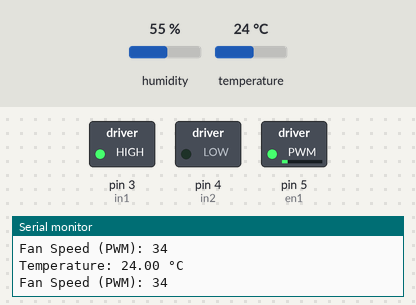
Recording of a sketch running on a simulated Arduino Uno, built with avr-gcc and run on an emulated ATmega328P. Shown: switched loads named in the sketch (green lamp = pin HIGH), the last lines printed to the serial monitor. Inputs (shaded band) come from the test bench; at power-on: temperature 24 °C, humidity 55 %.

Above: at 4.8 s.
4.9 s: temperature set to 28 °C
At 6.6 s:
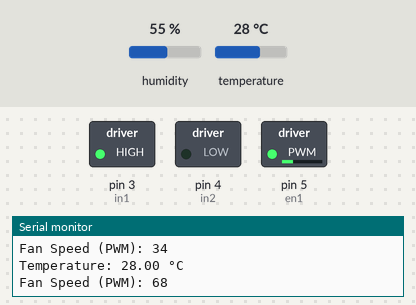
7.9 s: temperature set to 41 °C
At 9.0 s:
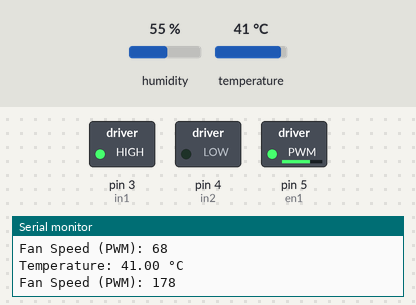
Timing chart, 0 to 10.9 s (numbered marks = the images above; inputs shaded):
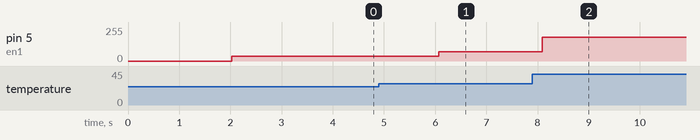

Measured:
- after the input at 4.9 s, pin 5 (en1): 34/255 → 68/255 after 1.2 s
- after the input at 7.9 s, pin 5 (en1): 68/255 → 178/255 after 0.20 s

The sketch:

Fan_Speed_Proportional_To_Temperature.ino
```cpp
#include "DHT.h"

#define DHTPIN 2
#define DHTTYPE DHT11
DHT dht(DHTPIN, DHTTYPE);

int in1 = 3;
int in2 = 4;
int en1 = 5; //Connected to PWM pin
int fanSpeed;

void setup() {
  Serial.begin(9600);
  dht.begin();

  pinMode(in1, OUTPUT);
  pinMode(in2, OUTPUT);
  pinMode(en1, OUTPUT);

  digitalWrite(in1, HIGH); // Setting initial motor direction
  digitalWrite(in2, LOW);
}

void loop() {
  delay(2000);
  float temperature = dht.readTemperature();

  if (isnan(temperature)) {
    Serial.println("Failed to read from DHT sensor!");
    return;
  }

  Serial.print("Temperature: ");
  Serial.print(temperature);
  Serial.println(" °C");


  if (temperature < 20){  // If temperature is below 20°C, turning off the fan
    fanSpeed = 0;
  }

  else{
    fanSpeed = map(temperature, 20, 50, 0, 255); // Mapping temperature 20–50°C to PWM range 0–255
    fanSpeed = constrain(fanSpeed, 0, 255);
  }

  analogWrite(en1, fanSpeed);

  Serial.print("Fan Speed (PWM): ");
  Serial.println(fanSpeed);
}
```
